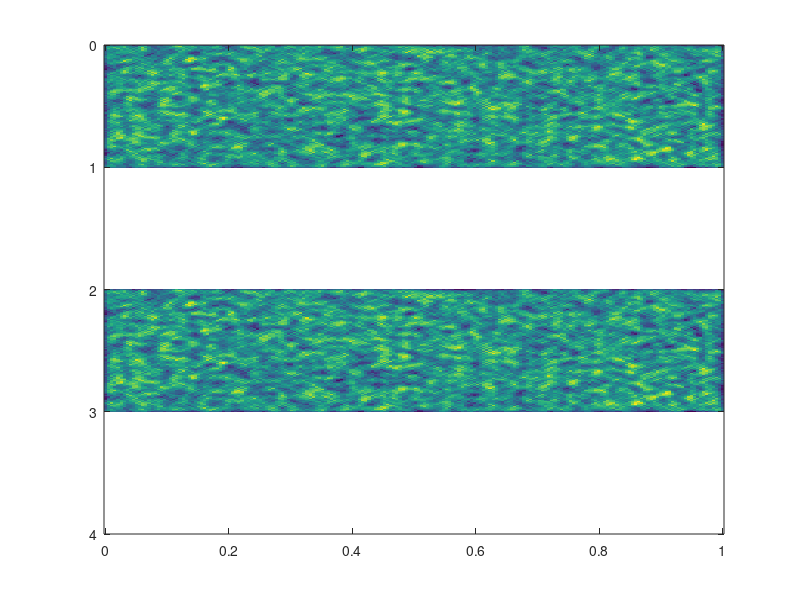

Write MATLAB code to recreate this figure. (Note: this script raises an error after producing the figure.)
close all; clear all; clc



kernel = zeros(5,5);
kernel(3,1) = 1;
kernel(2:4,2) = 1;
kernel(1:5,3) = 1;
kernel(2:4,4) = 1;
kernel(3,5) = 1;

C = rand(100,200);
C = conv2(C,kernel,'same')./sum(kernel(:));

figure;
imagesc([0 1],[0 1],C); hold on;

imagesc([0 1],[2 3],C); hold on;
ylim([0 4])

% figure; imagesc(C)
% return

alpha_map = ones(size(C));
alpha_map(C < 0.5) = 0;
[px,py,pc,palpha] = mat2patch(C,alpha_map);

C2 = rand(100,200);
C2 = conv2(C2,kernel,'same')./sum(kernel(:));
alpha_map2 = ones(size(C2));
alpha_map2(C2 < 0.5) = 0;
[px2,py2,pc2,palpha2] = mat2patch(C2,alpha_map2);


cm = jet(100);
datlims = [min(pc) max(pc)];
ncmPts = size(cm,1);
pcm_ind = zeros(ncmPts,1);
pcm_ind = round(interp1(datlims,[1 ncmPts],pc,'linear'));
pcm = reshape(cm(pcm_ind,:),[length(pcm_ind),1,3]);

cm = gray(100);
datlims = [min(pc2) max(pc2)];
ncmPts = size(cm,1);
pcm_ind2 = zeros(ncmPts,1);
pcm_ind2 = round(interp1(datlims,[1 ncmPts],pc2,'linear'));
% pcm2 = zeros(ncmPts,1,3);
pcm2 = reshape(cm(pcm_ind2,:),[length(pcm_ind2),1,3]);

figure
hp = patch(px,py,pc);
set(hp,'edgecolor','none','FaceAlpha','flat','FaceVertexAlphaData',palpha)
applyColormapToPatch(jet(100),hp)

hold on;

hp2 = patch(px2+1.5,py2,pc2);
set(hp2,'edgecolor','none','FaceAlpha','flat','FaceVertexAlphaData',palpha2)
applyColormapToPatch(parula(100),hp2)


for k = 1:5
    applyColormapToPatch(gray(100),hp); pause(0.2);
    applyColormapToPatch(cool(100),hp); pause(0.2);
    applyColormapToPatch(hot(100),hp);  pause(0.2);
    
    clims = [0.5 0.9];
    applyColormapToPatch(gray(100),hp,clims); pause(0.2);
    applyColormapToPatch(cool(100),hp,clims); pause(0.2);
    applyColormapToPatch(hot(100),hp,clims);  pause(0.2);
    
    clims = [0.5 0.6];
    applyColormapToPatch(gray(100),hp,clims); pause(0.2);
    applyColormapToPatch(cool(100),hp,clims); pause(0.2);
    applyColormapToPatch(hot(100),hp,clims);  pause(0.2);
end










